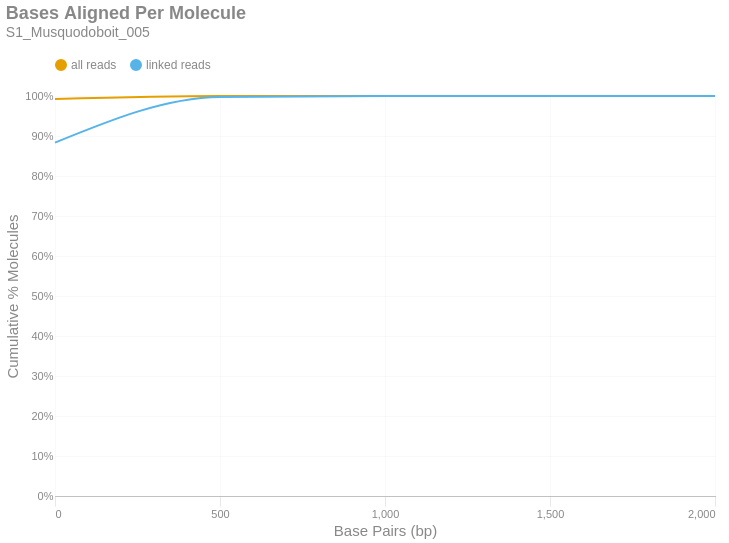

The notebook cell this image was saved under:
### Markdown cell above
### Bases Aligned Per Molecule
This is a cumulative frequency distribution showing the number of base pairs aligned per unique molecule. These data are shown in 500 bp bins. There are two distributions: one with `all reads` (yellow) and another with only `linked reads` (blue). The percent of molecules in the `linked reads` distribution is relative to the total number of linked molecules.

### Code cell
if SKIPLR:
    print_html(f"Skipped")
else:
    binned_df = consolidated_hist(valids['aligned_bp'], mask, 500, True)
    with SafeRender(binned_df):
        (
            density_plot(binned_df, 'Bases Aligned Per Molecule', samplename, 'basesper')
            .encode(
                x=alt.X('bin:Q', title="Base Pairs (bp)").axis(tickMinStep=500).scale(padding=0),
                y=alt.Y('value:Q', title='Cumulative % Molecules')
                    .axis(format='%')
                    .scale(domain = [0,1])
                    .stack(False),
                color=alt.Color("key:N").scale(domain = ["all reads", "linked reads"]),
                tooltip = [
                    alt.Tooltip("key:N", title = "Data Type"),
                    alt.Tooltip("range_label:N", title="Bases Aligned Per Molecule"),
                    alt.Tooltip("value:Q", format = ".2%", title="% Molecules (Cum.)")
                ]
            )
        ).display()

### Figure 1 — Vega-Lite specification as saved in the notebook (floating-point values rounded to 4 significant figures)
{"width": "container", "height": 400, "config": {"title": {"anchor": "start", "dy": -15, "fontSize": 18, "color": "#888888", "subtitleColor": "#888888", "subtitleFontSize": 14}, "arc": {"fill": "#0072B2"}, "axis": {"domainColor": "#888888", "domainWidth": 0.5, "gridWidth": 0.2, "grid": false, "titleFontWeight": 400, "titleFontSize": 15, "labelFontSize": 11, "labelColor": "#888888", "tickColor": "#888888", "tickWidth": 0.2, "titleColor": "#888888"}, "axisBand": {"grid": false}, "axisX": {"grid": true, "tickSize": 10, "domainCap": "round"}, "axisY": {"domain": false, "grid": true, "tickSize": 0, "domainCap": "round"}, "background": "transparent", "header": {"labelFontSize": 15, "labelColor": "#888888", "titleFontSize": 15, "titleFontWeight": 600, "titleColor": "#888888"}, "legend": {"labelFont": "sans-serif", "labelFontSize": 12, "labelColor": "#888888", "symbolSize": 100, "symbolType": "circle", "titleFontSize": 12, "titlePadding": 10, "titleColor": "#888888", "title": null, "orient": "top"}, "range": {"category": ["#E69F00", "#56B4E9", "#009E73", "#F0E442", "#0072B2", "#D55E00", "#CC79A7", "#000000"], "diverging": ["#cfe8f3", "#a2d4ec", "#73bfe2", "#46abdb", "#1696d2", "#12719e"]}, "area": {"fill": "#0072B2", "fillOpacity": 0.7, "line": true, "strokeOpacity": 0.7}, "line": {"color": "#0072B2", "stroke": "#0072B2", "strokeWidth": 2}, "trail": {"color": "#0072B2", "stroke": "#0072B2", "strokeWidth": 0, "size": 1}, "point": {"filled": true, "fillOpacity": 1.0, "size": 95}, "text": {"color": "#888888", "fontSize": 11, "align": "right", "fontWeight": 400, "size": 11}, "bar": {"fill": "#0072B2", "stroke": null}, "view": {"stroke": null, "continuousWidth": 660, "continuousHeight": 400}}, "data": {"name": "data-350e9dfd13bc7b66bed9227310b26336"}, "mark": {"type": "line", "interpolate": "monotone", "point": {"opacity": 0, "size": 275}}, "encoding": {"color": {"field": "key", "scale": {"domain": ["all reads", "linked reads"]}, "type": "nominal"}, "tooltip": [{"field": "key", "title": "Data Type", "type": "nominal"}, {"field": "range_label", "title": "Bases Aligned Per Molecule", "type": "nominal"}, {"field": "value", "format": ".2%", "title": "% Molecules (Cum.)", "type": "quantitative"}], "x": {"axis": {"tickMinStep": 500}, "field": "bin", "scale": {"padding": 0}, "title": "Base Pairs (bp)", "type": "quantitative"}, "y": {"axis": {"format": "%"}, "field": "value", "scale": {"domain": [0, 1]}, "stack": false, "title": "Cumulative % Molecules", "type": "quantitative"}}, "params": [{"name": "param_c36ac31b6afebe62", "select": {"type": "point", "fields": ["key"]}, "bind": "legend"}], "title": {"text": "Bases Aligned Per Molecule", "subtitle": "S1_Musquodoboit_005"}, "transform": [{"fold": ["all reads (cumsum)", "linked reads (cumsum)"]}, {"calculate": "replace(datum.key, ' (cumsum)', '')", "as": "key"}, {"filter": {"param": "param_c36ac31b6afebe62"}}], "usermeta": {"embedOptions": {"downloadFileName": "S1_Musquodoboit_005.basesper"}}, "$schema": "https://vega.github.io/schema/vega-lite/v6.1.0.json", "datasets": {"data-350e9dfd13bc7b66bed9227310b26336": [{"bin": "0.0", "interval": "0.0-500.0", "all reads": 0.9925, "linked reads": 0.8835, "all reads (cumsum)": 0.9925, "linked reads (cumsum)": 0.8835, "range_label": "0-499"}, {"bin": "500.0", "interval": "500.0-1000.0", "all reads": 0.007262, "linked reads": 0.114, "all reads (cumsum)": 0.9997, "linked reads (cumsum)": 0.9976, "range_label": "500-999"}, {"bin": "1000.0", "interval": "1000.0-1500.0", "all reads": 0.0002445, "linked reads": 0.002394, "all reads (cumsum)": 1.0, "linked reads (cumsum)": 0.9999, "range_label": "1000-1499"}, {"bin": "1500.0", "interval": "1500.0-2000.0", "all reads": 1.093e-05, "linked reads": 5.401e-05, "all reads (cumsum)": 1.0, "linked reads (cumsum)": 1.0, "range_label": "1500-1999"}, {"bin": "2000.0", "interval": "2000.0-2500.0", "all reads": 9.94e-07, "linked reads": 0.0, "all reads (cumsum)": 1.0, "linked reads (cumsum)": 1.0, "range_label": "2000-2499"}]}}
